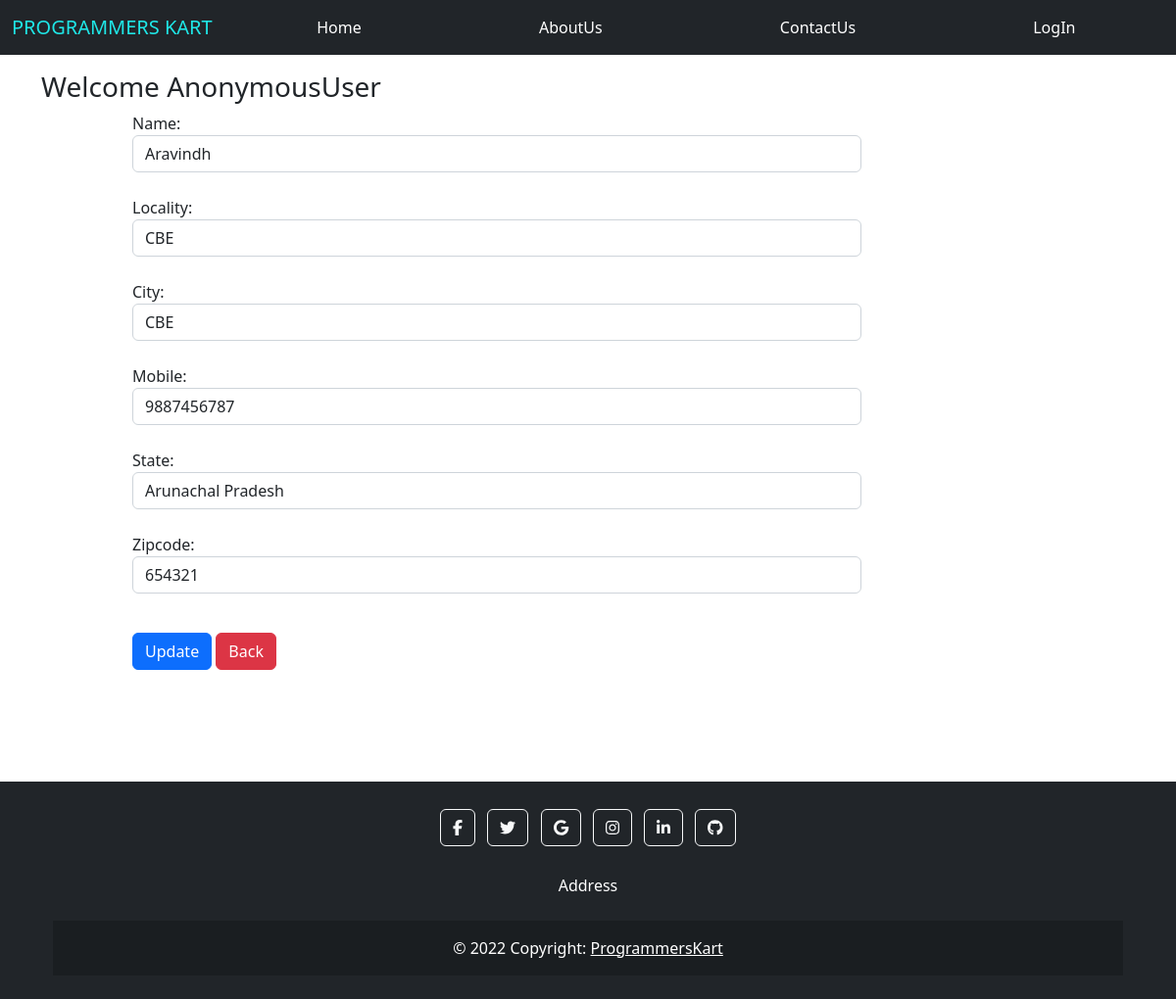
/updateAddress/4, run on the app's committed database.
### proKApp/models.py (models this page shows, shortened)
class Customer(models.Model):
    user = models.ForeignKey(User,on_delete=models.CASCADE)
    name = models.CharField(max_length=200)
    locality = models.CharField(max_length=200)
    city = models.CharField(max_length=50)
    mobile = models.IntegerField(default=0)
    zipcode = models.IntegerField()
    state = models.CharField(choices=STATE_CHOCIES,max_length=100)

### proKApp/views.py (the view, shortened to what this page needs)
# urls.py: path('updateAddress/<int:pk>',views.updateAddress.as_view(),name='updateAddress'),
class updateAddress(View):
    def get(self,request,pk):
        add = Customer.objects.get(pk=pk)
        form = CustomerProfileForm(instance=add)       # instance=add -> it will automatically fill the data in the updateform
        return render(request,'apps/updateAddress.html',locals())

### proKApp/forms.py
class CustomerProfileForm(forms.ModelForm):
    class Meta:
        model = Customer
        fields = ['name','locality','city','mobile','state','zipcode']
        widgets = {
            'name':forms.TextInput(attrs={'class':'form-control'}),
            'locality':forms.TextInput(attrs={'class':'form-control'}),
            'city':forms.TextInput(attrs={'class':'form-control'}),
            'mobile':forms.NumberInput(attrs={'class':'form-control'}),
            'state':forms.Select(attrs={'class':'form-control'}),
            'zipcode':forms.NumberInput(attrs={'class':'form-control'}),
        }

### proKApp/templates/apps/updateAddress.html (shortened to what this page needs)
{%extends 'apps/base.html' %}
{% load static %}
{%block content%}
<div class="container my-3">
    <div class="row">
        <h3>Welcome <span class="text-capitalize">{{request.user}}</span></h3>
    </div>
    <div class="col-sm-8 offset-sm-1">
        <form action="" method="post">
            {% for fm in form %}
                {{fm.label_tag}} {{fm}} <small class="text-danger">{{fm.errors|striptags}}</small><br>
            {% endfor %}
            <div class="col-12 mt-3">
                <button type="submit" class="btn btn-primary">Update</button>
                <a href="{% url 'address' %}" type="button" class="btn btn-danger">Back</a>
            </div>
        </form>
    </div>
</div>
<br><br>
{% endblock content %}

### data on the page
Customer: form "Aravindh" "CBE" "CBE" "9887456787" "Arunachal Pradesh" "654321"

### other printed values
{{ request.user }} "AnonymousUser"
{{ fm.label_tag }} "Name:" "Locality:" "City:" "Mobile:" "State:" "Zipcode:"
